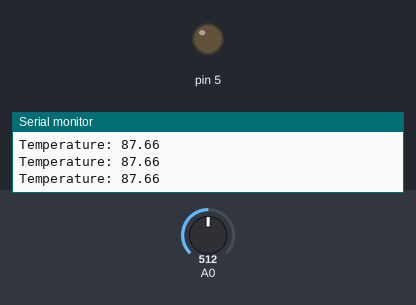
Bench run of a sketch on a simulated Arduino Uno, built with avr-gcc and run on an emulated ATmega328P. Shown: output pins drawn as LEDs (lit = HIGH), the last lines printed to the serial monitor. The test bench sets the inputs (shaded band); at power-on: A0 = 512.

Above: at 1.2 s.
1.3 s: A0 set to 900
At 2.5 s:
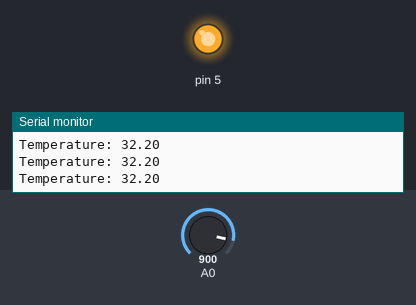
2.8 s: A0 set to 842
4.3 s: A0 set to 808
At 4.9 s:
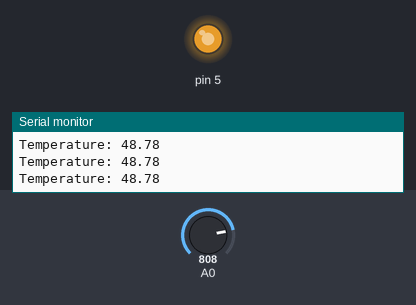
Timing chart, 0 to 7.3 s (numbered marks = the images above; inputs shaded):
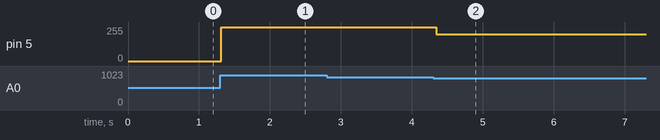

Measured:
- the behaviour switches between 827 and 826 on A0 (found by bisection; images 1 and 2)
- after the input at 1.3 s, pin 5: 0/255 → 255/255 at once
- after the input at 4.3 s, pin 5: 255/255 → 201/255 at once

The sketch:

Temp_PID.ino
```cpp
//Define Variables we'll be connecting to
#define THERMISTORNOMINAL 100000
// temp. for nominal resistance (almost always 25 C)
#define TEMPERATURENOMINAL 25
// The beta coefficient of the thermistor (usually 3000-4000)
#define BCOEFFICIENT 3950
// the value of the 'other' resistor
#define SERIESRESISTOR 10000
double Input, Output, Setpoint;

void Compute()
{
   double ITerm, lastInput;
   double kp = 15, ki = 3, kd = 0;
   double outMax = 255, outMin = 0;
   int SampleTime = 1000; //1 sec
   unsigned long lastTime;
   unsigned long now = millis();
   int timeChange = (now - lastTime);
   if(timeChange>=SampleTime)
   {
      /*Compute all the working error variables*/
      double error = Setpoint - Input;
      ITerm+= (ki * error);
      if(ITerm> outMax) ITerm= outMax;
      else if(ITerm< outMin) ITerm= outMin;
      double dInput = (Input - lastInput);

      /*Compute PID Output*/
      Output = kp * error + ITerm - kd * dInput;
      if(Output > outMax) Output = outMax;
      else if(Output < outMin) Output = outMin;
      /*Remember some variables for next time*/
      lastInput = Input;
      lastTime = now;
   }
}

double Thermistor(int RawADC) {
  // convert the value to resistance
  double steinhart = (1023.0/RawADC) - 1;
  steinhart = SERIESRESISTOR / steinhart;
  steinhart = steinhart / THERMISTORNOMINAL;     // (R/Ro)
  steinhart = log(steinhart);                  // ln(R/Ro)
  steinhart /= BCOEFFICIENT;                   // 1/B * ln(R/Ro)
  steinhart += 1.0 / (TEMPERATURENOMINAL + 273.15); // + (1/To)
  steinhart = 1.0 / steinhart;                 // Invert
  steinhart -= 273.15;    // convert to C
  return steinhart;
  }

void setup()
{
  Serial.begin(9600);
  //initialize the variables we're linked to
  Setpoint = 60;
}

void loop()
{
  //Read the temperature for the PID
  Input = Thermistor(analogRead(A0));
  //Perform the PID control functionn
  Compute();
  //Write the output to the PWM
  analogWrite(5,Output);
  Serial.print("Temperature: ");
  Serial.println(Input);
  delay(100);
  //The program is finished after 30 min
  if (millis() >= 1800001) {
    while(1){
      Serial.println("Done");
      delay(5000);
    }
  }
}
```
